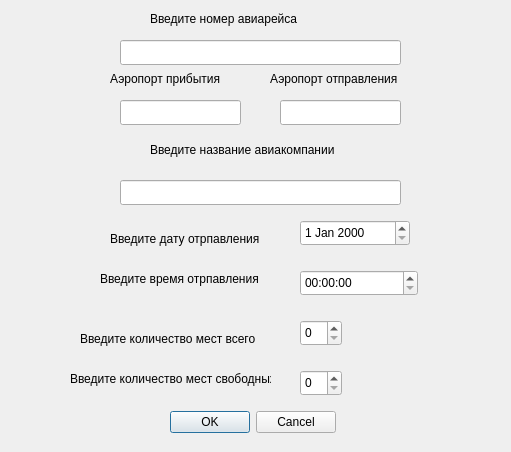
<?xml version="1.0" encoding="UTF-8"?>
<ui version="4.0">
 <class>FormFlight</class>
 <widget class="QWidget" name="FormFlight">
  <property name="geometry">
   <rect>
    <x>0</x>
    <y>0</y>
    <width>511</width>
    <height>452</height>
   </rect>
  </property>
  <property name="windowTitle">
   <string>Form</string>
  </property>
  <widget class="QDateEdit" name="dateEdit">
   <property name="geometry">
    <rect>
     <x>300</x>
     <y>220</y>
     <width>110</width>
     <height>26</height>
    </rect>
   </property>
  </widget>
  <widget class="QLineEdit" name="lineEdit_name_company">
   <property name="geometry">
    <rect>
     <x>120</x>
     <y>180</y>
     <width>281</width>
     <height>25</height>
    </rect>
   </property>
  </widget>
  <widget class="QLabel" name="label_5">
   <property name="geometry">
    <rect>
     <x>110</x>
     <y>230</y>
     <width>201</width>
     <height>17</height>
    </rect>
   </property>
   <property name="text">
    <string>Введите дату отрпавления</string>
   </property>
  </widget>
  <widget class="QLineEdit" name="lineEdit_to_port">
   <property name="geometry">
    <rect>
     <x>120</x>
     <y>100</y>
     <width>121</width>
     <height>25</height>
    </rect>
   </property>
  </widget>
  <widget class="QLabel" name="label_2">
   <property name="geometry">
    <rect>
     <x>150</x>
     <y>10</y>
     <width>201</width>
     <height>17</height>
    </rect>
   </property>
   <property name="text">
    <string>Введите номер авиарейса</string>
   </property>
  </widget>
  <widget class="QLineEdit" name="lineEdit_num_flight">
   <property name="geometry">
    <rect>
     <x>120</x>
     <y>40</y>
     <width>281</width>
     <height>25</height>
    </rect>
   </property>
  </widget>
  <widget class="QLabel" name="label_3">
   <property name="geometry">
    <rect>
     <x>110</x>
     <y>70</y>
     <width>201</width>
     <height>17</height>
    </rect>
   </property>
   <property name="text">
    <string>Аэропорт прибытия</string>
   </property>
  </widget>
  <widget class="QDialogButtonBox" name="buttonBox">
   <property name="geometry">
    <rect>
     <x>170</x>
     <y>410</y>
     <width>166</width>
     <height>25</height>
    </rect>
   </property>
   <property name="standardButtons">
    <set>QDialogButtonBox::Cancel|QDialogButtonBox::Ok</set>
   </property>
  </widget>
  <widget class="QLabel" name="label_4">
   <property name="geometry">
    <rect>
     <x>150</x>
     <y>140</y>
     <width>231</width>
     <height>20</height>
    </rect>
   </property>
   <property name="text">
    <string>Введите название авиакомпании</string>
   </property>
  </widget>
  <widget class="QLineEdit" name="lineEdit_from_port">
   <property name="geometry">
    <rect>
     <x>280</x>
     <y>100</y>
     <width>121</width>
     <height>25</height>
    </rect>
   </property>
   <property name="text">
    <string/>
   </property>
  </widget>
  <widget class="QLabel" name="label_6">
   <property name="geometry">
    <rect>
     <x>270</x>
     <y>70</y>
     <width>201</width>
     <height>17</height>
    </rect>
   </property>
   <property name="text">
    <string>Аэропорт отправления</string>
   </property>
  </widget>
  <widget class="QTimeEdit" name="timeEdit">
   <property name="geometry">
    <rect>
     <x>300</x>
     <y>270</y>
     <width>118</width>
     <height>26</height>
    </rect>
   </property>
  </widget>
  <widget class="QLabel" name="label_7">
   <property name="geometry">
    <rect>
     <x>100</x>
     <y>270</y>
     <width>201</width>
     <height>17</height>
    </rect>
   </property>
   <property name="text">
    <string>Введите время отрпавления</string>
   </property>
  </widget>
  <widget class="QSpinBox" name="spinBox_seats">
   <property name="geometry">
    <rect>
     <x>300</x>
     <y>320</y>
     <width>42</width>
     <height>26</height>
    </rect>
   </property>
  </widget>
  <widget class="QSpinBox" name="spinBox_2">
   <property name="geometry">
    <rect>
     <x>300</x>
     <y>370</y>
     <width>42</width>
     <height>26</height>
    </rect>
   </property>
  </widget>
  <widget class="QLabel" name="label_8">
   <property name="geometry">
    <rect>
     <x>70</x>
     <y>370</y>
     <width>201</width>
     <height>17</height>
    </rect>
   </property>
   <property name="text">
    <string>Введите количество мест свободных</string>
   </property>
  </widget>
  <widget class="QLabel" name="label_9">
   <property name="geometry">
    <rect>
     <x>80</x>
     <y>330</y>
     <width>201</width>
     <height>17</height>
    </rect>
   </property>
   <property name="text">
    <string>Введите количество мест всего</string>
   </property>
  </widget>
 </widget>
 <resources/>
 <connections/>
</ui>
